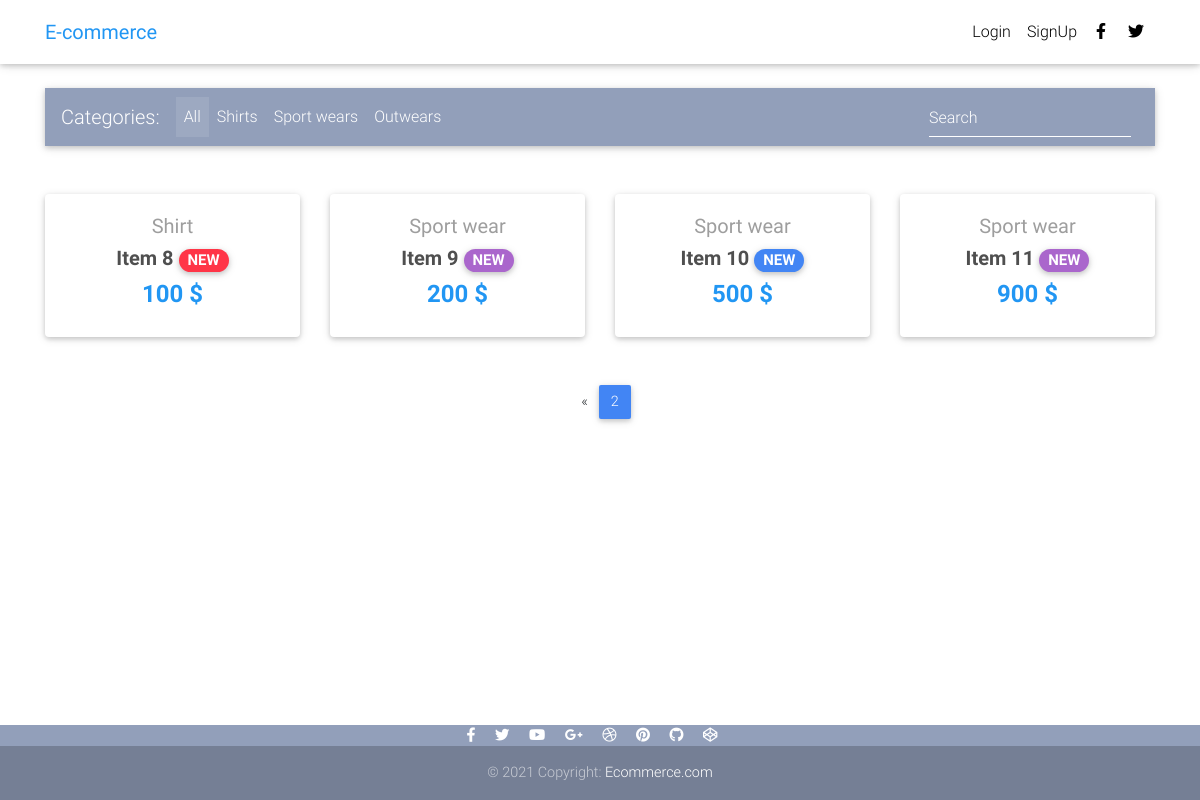
Page /?page=2 on the earlier database version.
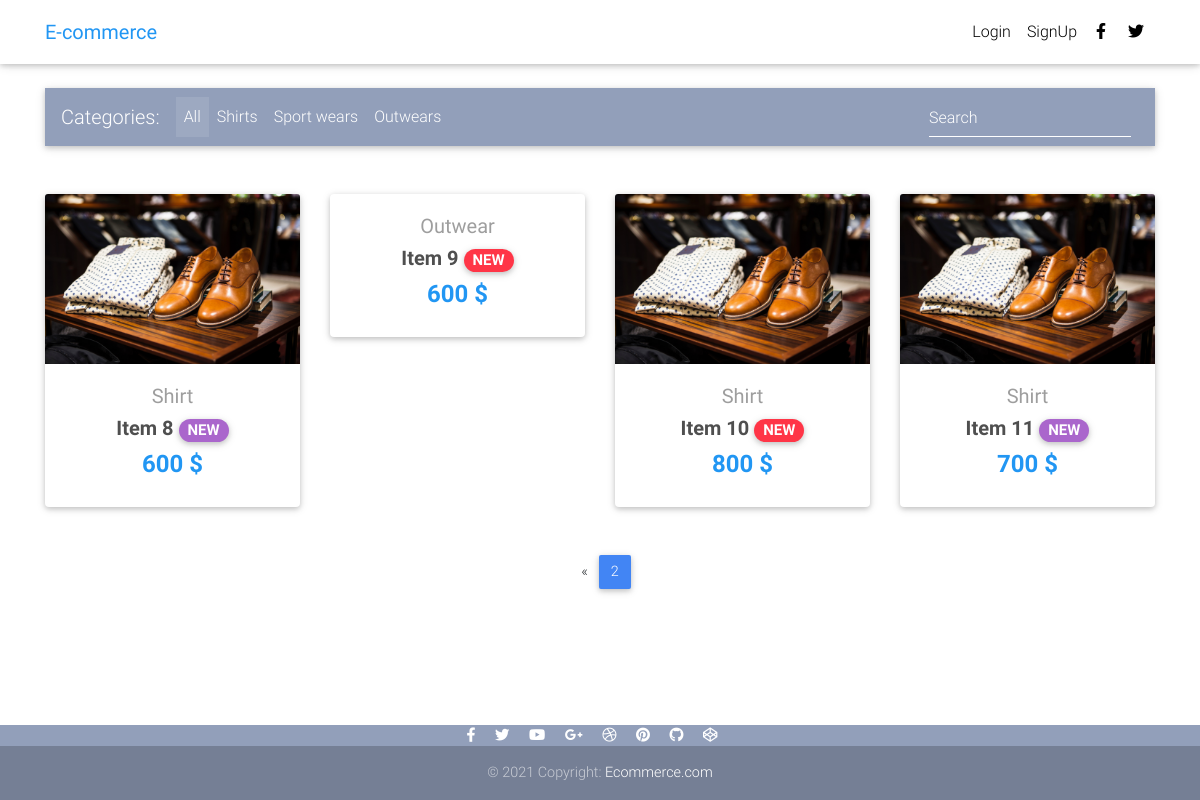
Same page on the later database version.
### core/models.py (models this page shows, shortened)
class Item(models.Model):
    title = models.CharField(max_length=100)
    price = models.PositiveIntegerField()
    discount_price = models.PositiveIntegerField(blank=True, null=True)
    category = models.CharField(choices=CATEGORY_CHOICES, max_length=2)
    label = models.CharField(choices=LABEL_CHOICES, max_length=1)
    description = models.TextField()
    slug = models.SlugField()
    image = models.ImageField()     # pip install pillow
    def get_absolute_url(self):
        return reverse('core:product', kwargs={
            'slug': self.slug
        })

### core/views.py (the view)
# urls.py: path('', HomeView.as_view(), name='home'),
class HomeView(ListView):
    model = Item
    paginate_by = 8     # 每頁顯示多少個list項目
    template_name = 'home.html'

### templates/home.html (shortened to what this page needs)
{% extends 'base.html'%}
    {% block content %}
    <div class="container">
      <nav class="navbar navbar-expand-lg navbar-dark mdb-color lighten-3 mt-3 mb-5">
        <span class="navbar-brand">Categories:</span>
        <div class="collapse navbar-collapse" id="basicExampleNav">
          <ul class="navbar-nav mr-auto">
            <li class="nav-item active">
              <a class="nav-link" href="#">All
              </a>
            </li>
            <li class="nav-item">
              <a class="nav-link" href="#">Shirts</a>
            </li>
            <li class="nav-item">
              <a class="nav-link" href="#">Sport wears</a>
            </li>
            <li class="nav-item">
              <a class="nav-link" href="#">Outwears</a>
            </li>
          </ul>
          <form class="form-inline">
            <div class="md-form my-0">
              <input class="form-control mr-sm-2" type="text" placeholder="Search" aria-label="Search">
            </div>
          </form>
        </div>
      </nav>
      <section class="text-center mb-4">
        <div class="row wow fadeIn">
          {% for item in object_list %}
          <div class="col-lg-3 col-md-6 mb-4">
            <div class="card">
              <div class="view overlay">
                <img src="{{ item.image.url }}" class="card-img-top" alt="">
              </div>
              <div class="card-body text-center">
                <a href="" class="grey-text">
                  <h5>{{ item.get_category_display }}</h5>
                </a>
                <h5>
                  <strong>
                    <a href="{{ item.get_absolute_url }}" class="dark-grey-text">{{ item.title }}
                      <span class="badge badge-pill {{ item.get_label_display }}-color">NEW</span>
                    </a>
                  </strong>
                </h5>
                <h4 class="font-weight-bold blue-text">
                  <strong>
                    {% if item.discount_price %}
                      {{item.discount_price}} $
                    {% else %}
                      {{ item.price }} $
                    {% endif %}
                   </strong>
                </h4>
              </div>
            </div>
          </div>
          {% endfor %}
        </div>
      </section>
      {% if is_paginated %}
      <nav class="d-flex justify-content-center wow fadeIn">
        <ul class="pagination pg-blue">
          {% if page_obj.has_previous %}
          <li class="page-item">
            <a class="page-link" href="?page={{ page_obj.previous_page_number }}" aria-label="Previous">
              <span aria-hidden="true">&laquo;</span>
            </a>
          </li>
          {% endif %}
          <li class="page-item active">
            <a class="page-link" href="?page={{ page_obj.number }}">{{ page_obj.number }}
            </a>
          </li>
        </ul>
      </nav>
      {% endif %}
    </div>
  {% endblock content %}

### templates/base.html (shortened to what this page needs)
{% load static %}
<!DOCTYPE html>
<html lang="en">
<head>
  <link rel="stylesheet" href="https://use.fontawesome.com/releases/v5.8.1/css/all.css">
  <link href="{% static 'css/bootstrap.min.css' %}" rel="stylesheet">
  <link href="{% static 'css/mdb.min.css' %}" rel="stylesheet">
  <link href="{% static 'css/style.min.css' %}" rel="stylesheet">
</head>
{% include "navbar.html" %}
  <div class="mt-5 pt-4">
    </div>
  <body>
    {% block content %}
    {% endblock content %}
    {% include "footer.html" %}
</body>
</html>

### templates/navbar.html (shortened to what this page needs)
{% load cart_template_tags %}
  <nav class="navbar fixed-top navbar-expand-sm navbar-light white scrolling-navbar">
    <div class="container">
      <a class="navbar-brand waves-effect" href="{% url 'core:home'%}">
        <strong class="blue-text">E-commerce</strong>
      </a>
      <div class="collapse navbar-collapse" id="navbarSupportedContent">
        <ul class="navbar-nav nav-flex-icons">
          {% if request.user.is_authenticated %}
          <li class="nav-item">
            <a class="nav-link waves-effect" href="{% url 'core:order_summary' %}">
              <span class="badge red z-depth-1 mr-1"> {{ request.user|cart_item_count }} </span>
              <i class="fas fa-shopping-cart"></i>
              <span class="clearfix d-none d-sm-inline-block"> Cart </span>
            </a>
          </li>
          <li class="nav-item">
            <a class="nav-link waves-effect" href="{% url 'account_logout' %}">
              <span class="clearfix d-none d-sm-inline-block"> Logout </span>
            </a>
          </li>
          {% else %}
          <li class="nav-item">
            <a class="nav-link waves-effect" href="{% url 'account_login' %}">
              <span class="clearfix d-none d-sm-inline-block"> Login </span>
            </a>
          </li>
          <li class="nav-item">
            <a class="nav-link waves-effect" href="{% url 'account_signup' %}">
              <span class="clearfix d-none d-sm-inline-block"> SignUp </span>
            </a>
          </li>
          {% endif %}
          <li class="nav-item">
            <a href="https://www.facebook.com/mdbootstrap" class="nav-link waves-effect" target="_blank">
              <i class="fab fa-facebook-f"></i>
            </a>
          </li>
          <li class="nav-item">
            <a href="https://twitter.com/MDBootstrap" class="nav-link waves-effect" target="_blank">
              <i class="fab fa-twitter"></i>
            </a>
          </li>
        </ul>
      </div>
    </div>
  </nav>

### templates/footer.html
<div style="height:60px;"></div>
<footer class="page-footer fixed-bottom text-center font-small mt-4 wow fadeIn">
    <div class="pb-0">
      <a href="#" target="_blank">
        <i class="fab fa-facebook-f mr-3"></i>
      </a>
      <a href="#" target="_blank">
        <i class="fab fa-twitter mr-3"></i>
      </a>
      <a href="#" target="_blank">
        <i class="fab fa-youtube mr-3"></i>
      </a>
      <a href="#" target="_blank">
        <i class="fab fa-google-plus-g mr-3"></i>
      </a>
      <a href="#" target="_blank">
        <i class="fab fa-dribbble mr-3"></i>
      </a>
      <a href="#" target="_blank">
        <i class="fab fa-pinterest mr-3"></i>
      </a>
      <a href="#" target="_blank">
        <i class="fab fa-github mr-3"></i>
      </a>
      <a href="#" target="_blank">
        <i class="fab fa-codepen mr-3"></i>
      </a>
    </div>
    <div class="footer-copyright py-3">
      © 2021 Copyright:
      <a href="#" target="_blank"> Ecommerce.com </a>
    </div>
  </footer>

### templates/scripts.html (shortened to what this page needs)
{% load static %}

### templates/base.html (style rules this page uses)
html, body, header, .carousel { height: 60vh; }

Differences in the rows shown:
removed Item: category "Shirt", title "Item 8", price "100", label "danger" (drawn)
removed Item: category "Sport wear", title "Item 9", price "200"
removed Item: category "Sport wear", title "Item 10", price "500", label "primary" (drawn)
removed Item: category "Sport wear", title "Item 11", price "900"
added Item: image (picture), category "Shirt", title "Item 8", price "600"
added Item: category "Outwear", title "Item 9", price "600", label "danger" (drawn)
added Item: image (picture), category "Shirt", title "Item 10", price "800", label "danger" (drawn)
added Item: image (picture), category "Shirt", title "Item 11", price "700"
